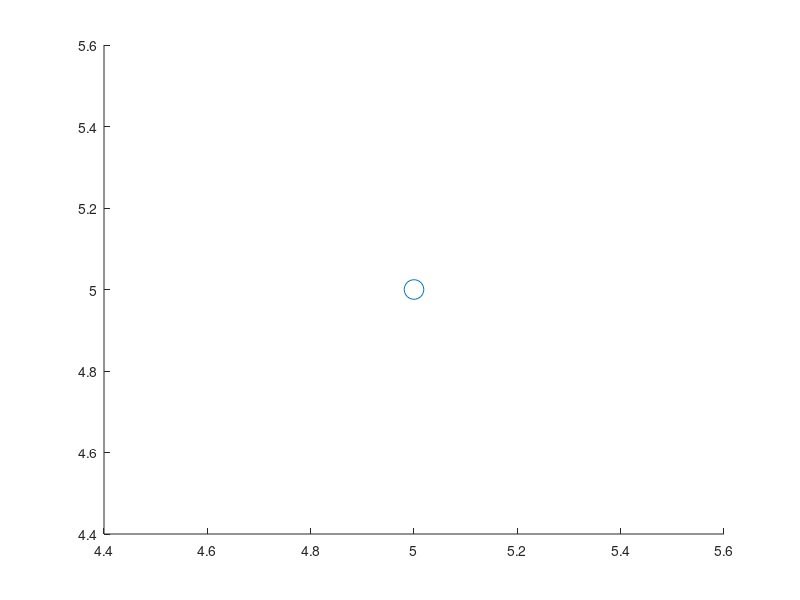

Write MATLAB code to recreate this figure. (Note: this script raises an error after producing the figure.)
%% Kinematic Simulation of a Single Land Based Mobile Robot with Control
clc 
clear all
close all
% Add here your path (We need to take functions from previous folder)
addpath('C:\Users\Asus\Desktop\Master-Lectures\3rd Semester\Design-of-multi-agent-systems\Project\2nd_project\Control-of-Two-wheeled-Mobile-Robots');

%% Scripts
%% Inputs for model function
theta_i = 0; % orientation
v_i = 1; % linear velocity
w_i = 1; % angular velocity
%% virtual leader parameters
v_r = 1; % reference linear velocity
w_r = pi; % reference angular velocity
%% simulation parameter (To Create the Concept of Time)
total_time = 5;  % (seconds)
dt = 0.1; % sample sizes
time_stamp = total_time/dt; % total sample that we will see in simulation
i = 1; % start i from 1
%% initial and final conditions
x_pos = zeros(3, time_stamp); % to store each positon by each sample
point = [0;0;0]; % [x, y, theta]
position_r = [5;5;pi]; % target position and orientation
%% Motion
%% loop starts here - Robot move by time
figure(1)
scatter(position_r(1),position_r(2),200,"rx")
hold on
while i <= time_stamp
    x_pos(:,i) = point; % add the positions to the storage
    q_dot = model(theta_i,v_i,w_i); % kinematics calculation 
    point(1:2) = point(1:2) + q_dot(1:2) * dt; % move the robot's position
    theta_i = theta_i + q_dot(3) * dt; % move the robot's orientation
    point(3) = theta_i; % add theta value to the current configuration 
    scatter(x_pos(1,i),x_pos(2,i),"b*") % plot the position
    hold on % hold the previous graph
    pause(0.1) % delay
    e = error_function(position_r(1),position_r(2),position_r(3),point(1),point(2),theta_i); % error equations which describe the time evolution which is change of coordinates
    v_i = v_r * cos(e(3)) + 2 * e(1); % Check Canudas et al. (1994)
    w_i = w_r + (-2 * e(2) + (2*e(3))); % Check Canudas et al. (1994)
    er(:,i) = e; % Store the error values 
    time(i) = i/10; % store the each sample
    i = i + 1; % next iteration
end
grid on
xlabel('x,[m]'); ylabel('y,[m]');
title("Trajectory of the Robot",'FontSize',15)
legend('Target Position','Mobile Robot','Location',"southeast")
figure(2)
subplot(2,2,1);
plot(time,er(1,:),"r")
xlabel('Time'); ylabel('error');
title("Error in X Position")
subplot(2,2,2);
plot(time,er(2,:),"b")
xlabel('Time'); ylabel('error');
title("Error in Y Position")
subplot(2,2,3);
plot(x_pos(1,:),x_pos(2,:),"black")
xlabel('x,[m]'); ylabel('y,[m]');
title("Actual Trajectory")
subplot(2,2,4);
plot(time,x_pos(3,:),"green")
xlabel('Time'); ylabel('\theta');
title("Theta by Time")


